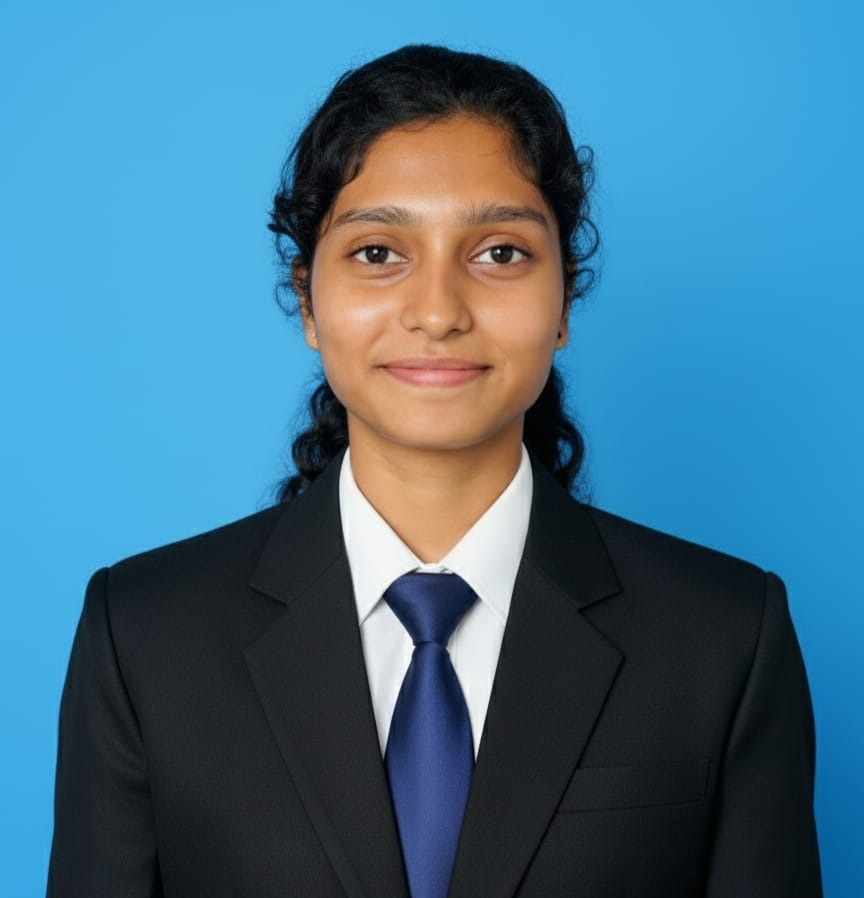
#> input picture preethi.jpg, 864 x 898 px, found by its file name
$ python sizeconvert.py
#> lines starting #> are read from the running program, lines starting #| are printed output that depends on the picture
from PIL import Image, ImageOps
import numpy as np
import os

# Input path
INPUT_PATH = r"E:\4SN22AI062VAP\codetrials\preethi.jpg"

# Standard passport photo size (in pixels, 300 DPI)
WIDTH, HEIGHT = 413, 531

def get_dominant_background_color(img, border=10):
    """
    Detects the dominant background color by sampling pixels near the border.
    """
    img_np = np.array(img)

    # Sample pixels from all 4 sides
    top = img_np[:border, :, :]
    bottom = img_np[-border:, :, :]
    left = img_np[:, :border, :]
    right = img_np[:, -border:, :]

    border_pixels = np.concatenate([top.reshape(-1,3),
                                    bottom.reshape(-1,3),
                                    left.reshape(-1,3),
                                    right.reshape(-1,3)], axis=0)

    # Calculate mean color
    dominant_color = tuple(np.mean(border_pixels, axis=0).astype(int))
    return dominant_color

def create_passport_photo(input_path):
#> called with input_path = 'E:\\4SN22AI062VAP\\codetrials\\preethi.jpg'
    img = Image.open(input_path).convert("RGB")
#> img is the input picture: PIL image 864x898 RGB; mean R, G, B 66.1, 113.4, 138.6

    # Detect background color
    bg_color = get_dominant_background_color(img)
#> in get_dominant_background_color, `dominant_color = tuple(np.mean(border_pixels, axis=0).astype(int))`: dominant_color = (50, 133, 178)
#> bg_color = (50, 133, 178)

    # Resize and fit image
    img_resized = ImageOps.fit(img, (WIDTH, HEIGHT), method=Image.LANCZOS, centering=(0.5, 0.5))
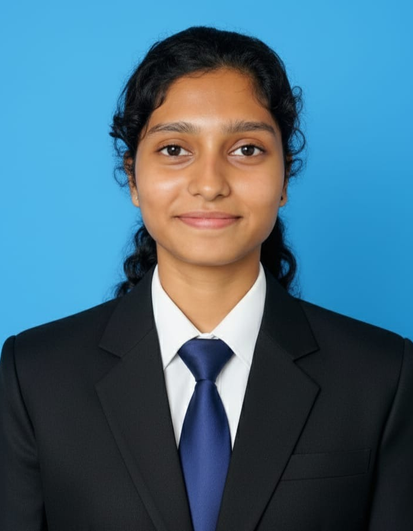
#> img_resized: PIL image 413x531 RGB; mean R, G, B 69.4, 105.3, 124.5
    background = Image.new("RGB", (WIDTH, HEIGHT), bg_color)
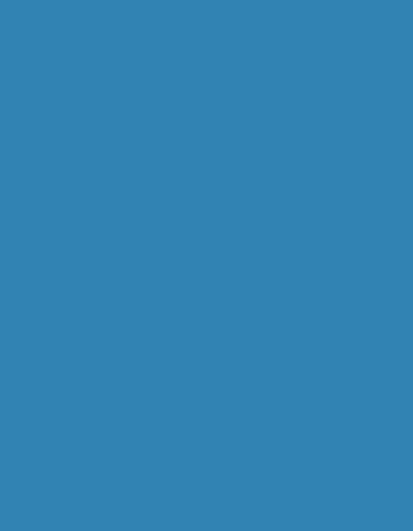
#> background: PIL image 413x531 RGB; mean R, G, B 50, 133, 178
    background.paste(img_resized, (0, 0))

    # Generate output filename (A4-<original_name>.jpg)
    folder, filename = os.path.split(input_path)
    name, ext = os.path.splitext(filename)
    output_filename = f"passport-{name}.jpg"
    output_path = os.path.join(folder, output_filename)

    # Save result
    background.save(output_path, quality=95, dpi=(300,300))
    print(f"✅ Passport photo saved at: {output_path}")

if __name__ == "__main__":
    create_passport_photo(INPUT_PATH)
